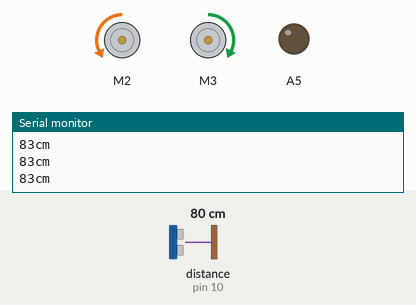
Recording of a sketch running on a simulated Arduino Uno, built with avr-gcc and run on an emulated ATmega328P. Parts: 2 × DC motor (green arrow = forward, orange = backward, longer = faster), output pins drawn as LEDs (lit = HIGH), the last lines printed to the serial monitor. Wiring (inferred from the names in the program): ultrasonic range finder: trigger pin 9; echo pin 10. The inputs (shaded band) are chosen by the test bench; at power-on: distance to the obstacle (sensor on pin 10) 80 cm. The echo pulse lasts 58.3 µs per cm; pins used as bus, display or sensor lines are not drawn.

Above: at 1.7 s.
1.8 s: distance to the obstacle (sensor on pin 10) set to 32 cm
3.3 s: distance to the obstacle (sensor on pin 10) set to 25 cm
At 4.0 s:
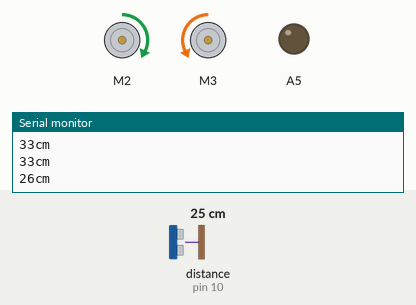
At 5.4 s:
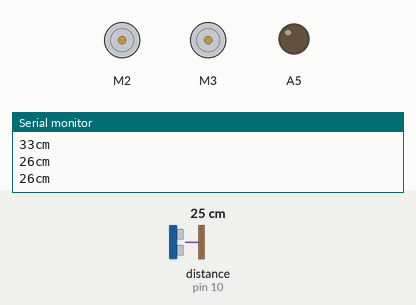
6.3 s: distance to the obstacle (sensor on pin 10) set to 2 cm
At 8.2 s:
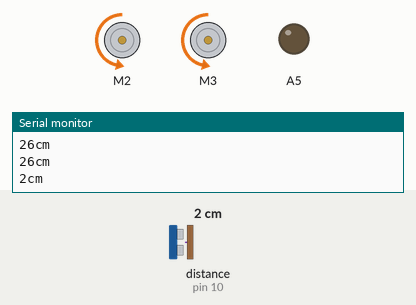
9.3 s: distance to the obstacle (sensor on pin 10) set to 18 cm
12.3 s: distance to the obstacle (sensor on pin 10) set to 4 cm
Timing chart, 0 to 16.3 s (numbered marks = the images above; inputs shaded):
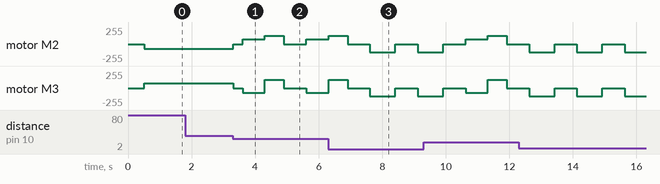

Measured:
- the behaviour switches between 29 and 28 cm on distance to the obstacle (sensor on pin 10) (found by bisection; images 0 and 1)
- after the input at 3.3 s, motor M2: backward 70/255 → stopped at once, → forward 70/255 0.30 s later, → forward 125/255 0.70 s later, → stopped 0.60 s later, … (5 changes in this stretch); motor M3: forward 70/255 → stopped at once, → backward 70/255 0.30 s later, → forward 125/255 0.70 s later, → stopped 0.60 s later, … (5 changes in this stretch)

The sketch:

_2WheelRobot_v3.ino
```cpp
#include <stdio.h>
#include <Ultrasonic.h>
#include <AFMotor.h>


AF_DCMotor motor1(2);
AF_DCMotor motor2(3);

#define trigPin 9 // define the pins of your sensor
#define echoPin 10
int hitTime;
int distanceObstacle;


void setup() {
  // put your setup code here, to run once:
  Serial.begin(9600);
  delay(500);
  distance2drive();
   pinMode(A5,OUTPUT);

}


void halfSpeed()
{
  motor1.setSpeed(70);
  motor2.setSpeed(70);
}

void fullSpeed()
{
  motor1.setSpeed(125);
  motor2.setSpeed(125);
}

void stopvehicle()
{
      motor1.run(RELEASE);
      motor2.run(RELEASE);
      delay(300);
}


void turnback()
{
      halfSpeed();
      motor1.run(FORWARD);
      motor2.run(BACKWARD);
      delay(700);
}

void turnleft()
{
      fullSpeed();
      motor1.run(FORWARD);
      motor2.run(FORWARD);
      delay(600);
}

void turnright()
{
      fullSpeed();
      motor1.run(BACKWARD);
      motor2.run(BACKWARD);
      delay(800);
}


int distance2drive()
{
    Ultrasonic ultrasonic(trigPin, echoPin);
    int distanceObstacle = ultrasonic.distanceRead();
    return distanceObstacle;
}


void obstacle() {
  int distanceObstacle = distance2drive();
  if (distanceObstacle <30 && distanceObstacle >=10)
            {
              stopvehicle();
              analogWrite(A5, 20);
              turnback();
              turnleft();
              stopvehicle();
              }

  else if (distanceObstacle <10 && distanceObstacle >=1)
            {
              stopvehicle();
              analogWrite(A5, 100);
              turnright();
              stopvehicle();
              }

 else if (distanceObstacle ==0)
            {


              delay(200);
              if (distanceObstacle ==0){
              stopvehicle();
              }
              }


}

void loop() {

    /*Ultrasonic ultrasonic(trigPin, echoPin);
    int hitTime = ultrasonic.distanceRead();
    Serial.print(hitTime);
    Serial.println("cm"); */
      int distanceObstacle = distance2drive();
      Serial.print(distanceObstacle);
      Serial.println("cm");
      analogWrite(A5, 0);
      halfSpeed();
      motor1.run(BACKWARD);
      motor2.run(FORWARD);
      obstacle();
      delay(100);

}
```
